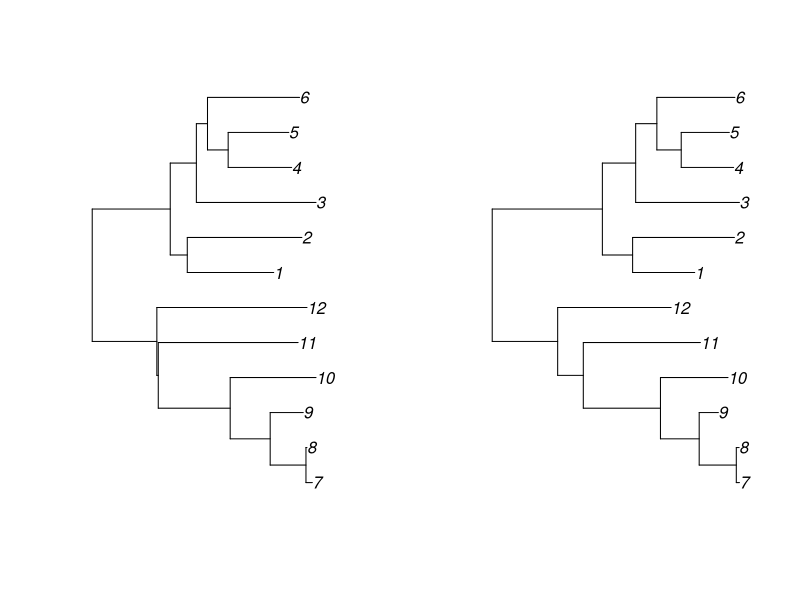
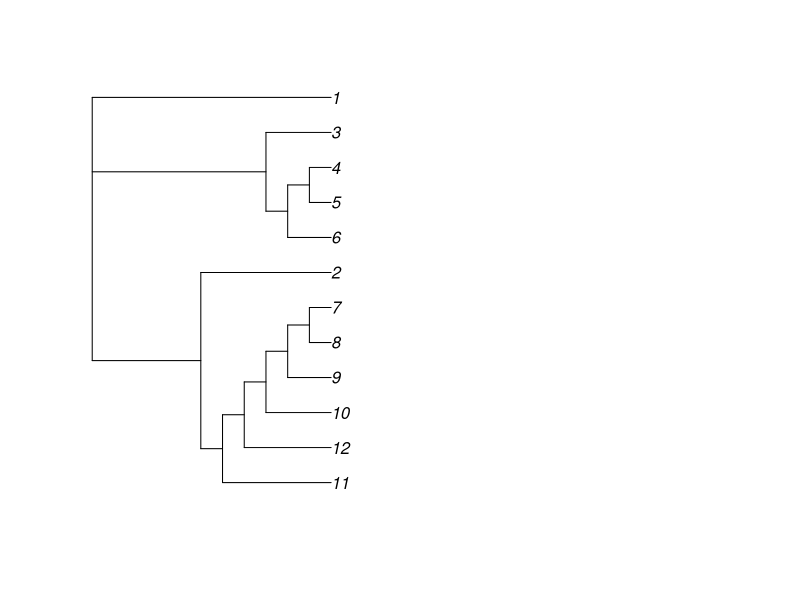

Source code (R) for these figures, in order:
require(ape)
gtr = read.tree(text="(1:0.0527878,2:0.0699905,((3:0.0730761,((4:0.0387704,5:0.0370303):0.0126236,6:0.0562304):0.0067955):0.0159578,(((((7:0.0038936,8:0.0006175):0.0218498,9:0.0201854):0.0244291,10:0.0524275):0.0439190,11:0.0854021):0.0008617,12:0.0916966):0.0871168):0.0104061);")
mle = read.tree(text="(1:0.0470228,2:0.0771045,((3:0.0785853,((4:0.0396839,5:0.0364315):0.0184458,6:0.0590797):0.0160505):0.0252092,(((((7:0.0023810,8:0.0021300):0.0281031,9:0.0145221):0.0293278,10:0.0511651):0.0584219,11:0.0886763):0.0194133,12:0.0859176):0.1329592):0.0228994);")
mb = read.tree(text="(((11,(12,(10,(9,(8,7))))),2),((6,(5,4)),3),1);")

require(phangorn)
layout(matrix(1:2,1,2))
plot(midpoint(gtr))
plot(midpoint(mle))
plot(mb)
